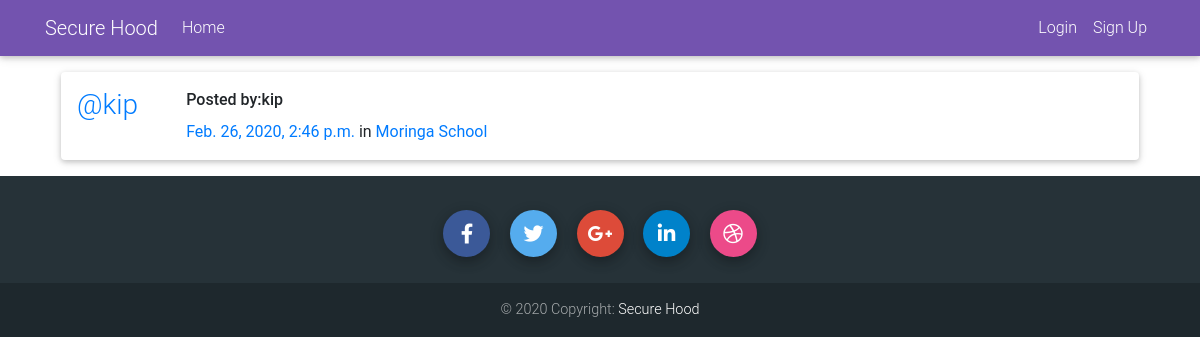
Screenshot of /posts/by/kip/4/ with the database file from the repository.
### posts/models.py (models this page shows, shortened)
class Post(models.Model):
    user = models.ForeignKey(User, related_name="posts",on_delete=models.CASCADE)
    created_at = models.DateTimeField(auto_now=True)
    message = models.TextField()
    group = models.ForeignKey(Group, related_name="posts",null=True, blank=True,on_delete=models.CASCADE)
    class Meta:
        ordering = ["-created_at"]
        unique_together = ["user", "message"]

### users/models.py (models this page shows)
class CustomUser(AbstractUser):
    pass

### groups/models.py (models this page shows, shortened)
class Group(models.Model):
    name = models.CharField(max_length=255, unique=True)
    slug = models.SlugField(allow_unicode=True, unique=True)
    description = models.TextField(blank=True, default='')
    members = models.ManyToManyField(User,through="GroupMember")
    class Meta:
        ordering = ["name"]

### posts/views.py (the view)
# urls.py: path("by/<username>/<int:pk>/",views.PostDetail.as_view(),name="single"),
class PostDetail(SelectRelatedMixin, generic.DetailView):
    model = models.Post
    select_related = ("user", "group")
    def get_queryset(self):
        queryset = super().get_queryset()
        return queryset.filter(
            user__username__iexact=self.kwargs.get("username")
        )

### templates/posts/post_detail.html
{% extends "posts/post_base.html" %}
{% block post_content %}
    {% include "posts/_post.html" %}
{% endblock %}

### templates/posts/_post.html (shortened to what this page needs)
<div class="card m-3 p-3">
	<div class="media">
		<h3 class="mr-5"><a href="{% url 'posts:for_user' username=post.user.username %}">@{{ post.user.username }}</a></h3>
		<div class="media-body">
			<strong>Posted by:{{ post.user.username }}</strong>
				<time class="time"><a href="{% url 'posts:single' username=post.user.username pk=post.pk %}">{{ post.created_at }}</a></time>
				{% if post.group %}
				<span class="group-name">in <a href="#">{{ post.group.name }}</a></span>
				{% endif %}
		</div>
	</div>
</div>

### static/css/master.css (style rules this page uses)
body { font-family: 'Lato', ; }

### rows the page displays
Post: user.username "kip", created_at "Feb. 26, 2020, 2:46 p.m.", group.name "Moringa School"
